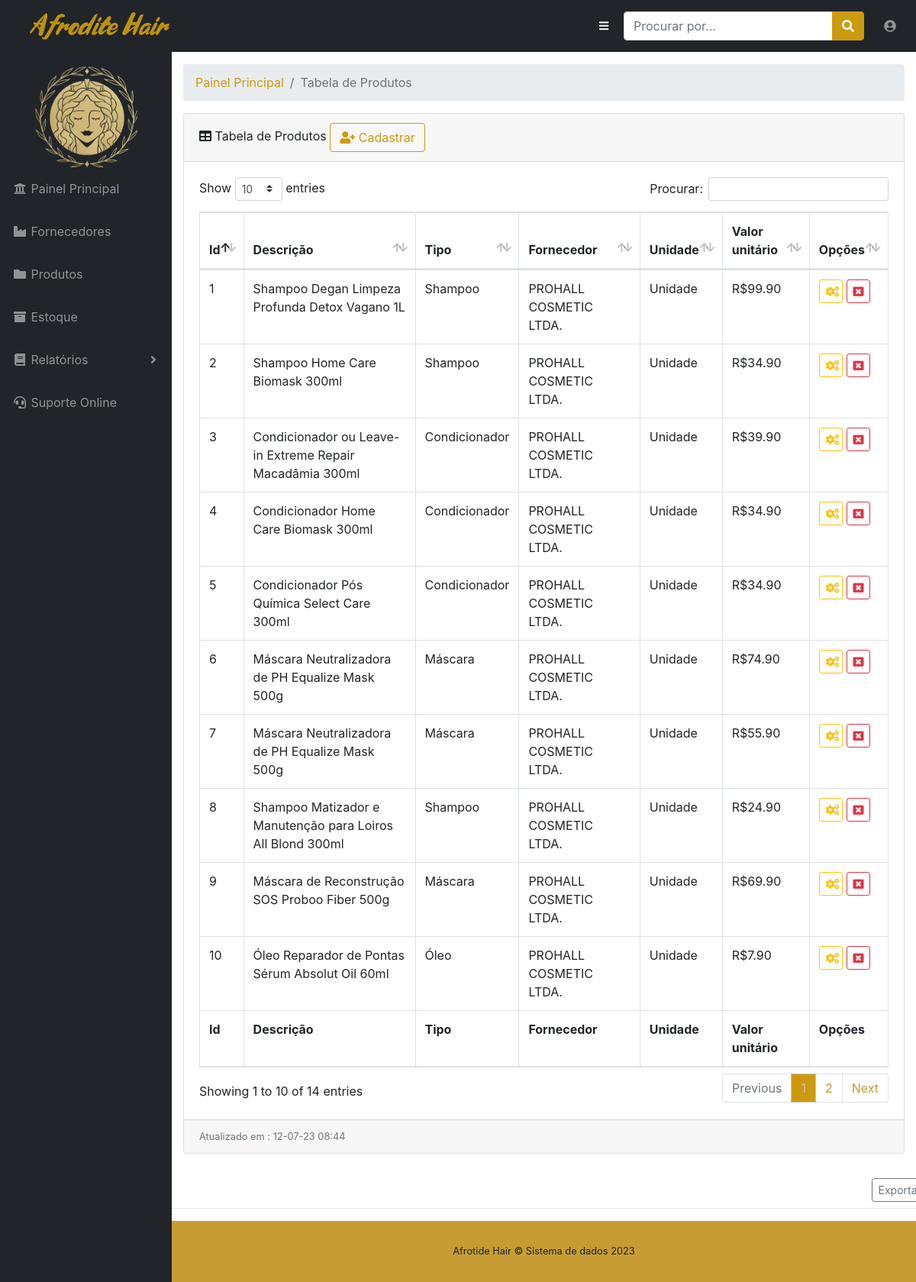
Screenshot of /viewfun/lista_produtos.php (signed in) with the database file from the repository.
### tables this page shows
CREATE TABLE `produto` (
  `codigo` int(11) NOT NULL,
  `descricao` varchar(100) DEFAULT NULL,
  `quantidade` decimal(10,0) DEFAULT NULL,
  `unidade` varchar(60) DEFAULT NULL,
  `tipo` varchar(60) DEFAULT NULL,
  `fornecedor` varchar(100) NOT NULL,
  `data_cadastro` datetime DEFAULT current_timestamp(),
  `data_alteracao` datetime DEFAULT NULL,
  `responsavel` varchar(60) DEFAULT NULL,
  `valor_unidade` decimal(10,2) DEFAULT NULL
);

CREATE TABLE `fornecedores` (
  `id` int(11) NOT NULL,
  `nome` varchar(100) DEFAULT NULL,
  `cnpj` varchar(50) DEFAULT NULL,
  `uf` varchar(3) DEFAULT NULL,
  `tipo_estabelecimento` varchar(50) DEFAULT NULL
);

### viewfun/lista_produtos.php (the view, shortened to what this page needs)
<?php
require "../dao/conexao.php";
$sql_lista = "SELECT p.codigo,p.descricao,p.tipo,p.unidade,p.data_cadastro,p.quantidade,p.fornecedor,p.valor_unidade,
f.nome,f.id
FROM produto AS p
INNER JOIN fornecedores as f
ON p.fornecedor=f.id";
$result_lista = mysqli_query($conexao, $sql_lista);
?>
<!DOCTYPE html>
<html lang="en">
<head>
  <link href="../vendor/fontawesome-free/css/all.min.css" rel="stylesheet" type="text/css">
  <link href="../vendor/datatables/dataTables.bootstrap4.css" rel="stylesheet">
  <link href="../css/sb-admin.css" rel="stylesheet">
</head>
<body id="page-top">
  <?php
  include_once "nav.php";
  ?>
  <div id="wrapper">
    <?php
    include_once "menu.php";
    ?>
    <div id="content-wrapper">
      <div class="container-fluid">
        <ol class="breadcrumb">
          <li class="breadcrumb-item">
            <a href="painel.php">Painel Principal</a>
          </li>
          <li class="breadcrumb-item active">Tabela de Produtos</li>
        </ol>
        <div class="card mb-3">
          <div class="card-header">
            <i class="fas fa-table"></i>
            Tabela de Produtos
            <button style="" type="button" data-toggle="modal" data-target="#modal_cadastrar_produto" class="btn btn-outline-primary"> <i class="fa fa-user-plus" aria-hidden="true"></i> Cadastrar</button></div>
          <div class="card-body">
            <div class="table-responsive">
              <table class="table table-bordered" id="dataTable" width="100%" cellspacing="0">
                <thead>
                  <tr>
                    <th>Id</th>
                    <th>Descrição</th>
                    <th>Tipo</th>
                    <th>Fornecedor</th>
                    <th>Unidade</th>
                    <th>Valor unitário</th>
                    <th>Opções</th>
                  </tr>
                </thead>
                <tfoot>
                  <tr>
                    <th>Id</th>
                    <th>Descrição</th>
                    <th>Tipo</th>
                    <th>Fornecedor</th>
                    <th>Unidade</th>
                    <th>Valor unitário</th>
                    <th>Opções</th>
                  </tr>
                </tfoot>
                <tbody>
                  <?php while ($dados_lista = mysqli_fetch_array($result_lista)) {
                    echo "<tr>";
                    echo "<td> " . $dados_lista['codigo'] . "</td>";
                    echo "<td> " . $dados_lista['descricao'] . "</td>";
                    echo "<td> " . $dados_lista['tipo'] . "</td>";
                    echo "<td> " . $dados_lista['nome'] . "</td>";
                    echo "<td> " . $dados_lista['unidade'] . "</td>";
                    echo "<td> " . "R$" . $dados_lista['valor_unidade'] . "</td>";
                    echo "<td> " . "<a href='select_alterar_produto.php?id=".$dados_lista['codigo']."' type='button' class='btn btn-outline-warning btn-sm 'data-toggle='tooltip' data-placement='top' title='Alterar' style='width:40%;'><i class='fa fa-cogs' aria-hidden='true'></i></a>"." "."<a href='' type='button' class='btn btn-outline-danger btn-sm' data-toggle='tooltip' data-placement='top' title='Excluir' style='width:40%;'><i class='fa fa-window-close' aria-hidden='true'></i></a>"."</td>";
                    echo "</tr>";
                  }
                  ?>
                </tbody>
              </table>
            </div>
          </div>
          <div class="card-footer small text-muted"> Atualizado em :
            <?php date_default_timezone_set('America/Sao_Paulo');
            $date = date('d-m-y H:i');
            echo $date; ?>
          </div>
        </div>
      </div>
      <div class="d-flex justify-content-between flex-wrap flex-md-nowrap align-items-center pt-3 pb-2 mb-3 border-bottom">
        <div style="margin-left:94%" class="btn-toolbar mb-2 mb-md-0">
          <div class="btn-group mr-2">
            <a href="planilha_produtos.php"><button type="button" class="btn btn-sm btn-outline-secondary">Exportar</button></a>
          </div>
        </div>
      </div>
    </div>
    <footer class="sticky-footer">
      <div class="container my-auto">
        <div class="copyright text-center my-auto">
        <span>Afrotide Hair © Sistema de dados 2023</span>
        </div>
      </div>
    </footer>
  </div>
</body>
</html>

### rows the page displays
produto: codigo "1", descricao "Shampoo Degan Limpeza Profunda Detox Vagano 1L", tipo "Shampoo", fornecedores.nome "PROHALL COSMETIC LTDA.", unidade "Unidade", valor_unidade "99.90"
produto: codigo "2", descricao "Shampoo Home Care Biomask 300ml", tipo "Shampoo", fornecedores.nome "PROHALL COSMETIC LTDA.", unidade "Unidade", valor_unidade "34.90"
produto: codigo "3", descricao "Condicionador ou Leave-in Extreme Repair Macadâmia 300ml", tipo "Condicionador", fornecedores.nome "PROHALL COSMETIC LTDA.", unidade "Unidade", valor_unidade "39.90"
produto: codigo "4", descricao "Condicionador Home Care Biomask 300ml", tipo "Condicionador", fornecedores.nome "PROHALL COSMETIC LTDA.", unidade "Unidade", valor_unidade "34.90"
produto: codigo "5", descricao "Condicionador Pós Química Select Care 300ml", tipo "Condicionador", fornecedores.nome "PROHALL COSMETIC LTDA.", unidade "Unidade", valor_unidade "34.90"
produto: codigo "6", descricao "Máscara Neutralizadora de PH Equalize Mask 500g", tipo "Máscara", fornecedores.nome "PROHALL COSMETIC LTDA.", unidade "Unidade", valor_unidade "74.90"
produto: codigo "7", descricao "Máscara Neutralizadora de PH Equalize Mask 500g", tipo "Máscara", fornecedores.nome "PROHALL COSMETIC LTDA.", unidade "Unidade", valor_unidade "55.90"
produto: codigo "8", descricao "Shampoo Matizador e Manutenção para Loiros All Blond 300ml", tipo "Shampoo", fornecedores.nome "PROHALL COSMETIC LTDA.", unidade "Unidade", valor_unidade "24.90"
produto: codigo "9", descricao "Máscara de Reconstrução SOS Proboo Fiber 500g", tipo "Máscara", fornecedores.nome "PROHALL COSMETIC LTDA.", unidade "Unidade", valor_unidade "69.90"
produto: codigo "10", descricao "Óleo Reparador de Pontas Sérum Absolut Oil 60ml", tipo "Óleo", fornecedores.nome "PROHALL COSMETIC LTDA.", unidade "Unidade", valor_unidade "7.90"
